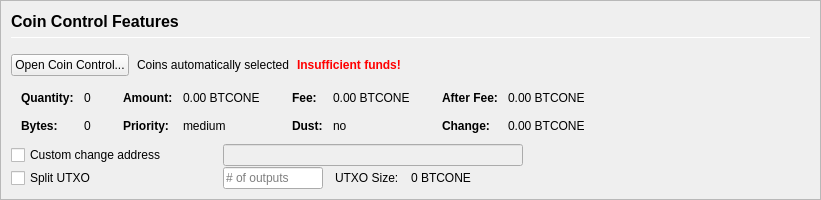
           <widget class="QFrame" name="frameCoinControl">
            <property name="sizePolicy">
             <sizepolicy hsizetype="Expanding" vsizetype="Expanding">
              <horstretch>0</horstretch>
              <verstretch>0</verstretch>
             </sizepolicy>
            </property>
            <property name="maximumSize">
             <size>
              <width>16777215</width>
              <height>16777215</height>
             </size>
            </property>
            <property name="frameShape">
             <enum>QFrame::StyledPanel</enum>
            </property>
            <property name="frameShadow">
             <enum>QFrame::Sunken</enum>
            </property>
            <layout class="QVBoxLayout" name="verticalLayoutCoinControl2">
             <property name="spacing">
              <number>0</number>
             </property>
             <property name="leftMargin">
              <number>0</number>
             </property>
             <property name="topMargin">
              <number>0</number>
             </property>
             <property name="rightMargin">
              <number>0</number>
             </property>
             <property name="bottomMargin">
              <number>0</number>
             </property>
             <item>
              <widget class="QFrame" name="frameCoinControl_BG">
               <layout class="QVBoxLayout" name="verticalLayoutCoinControl" stretch="0,0,0,0,0,0">
                <property name="spacing">
                 <number>1</number>
                </property>
                <property name="leftMargin">
                 <number>10</number>
                </property>
                <property name="topMargin">
                 <number>10</number>
                </property>
                <item>
                 <layout class="QHBoxLayout" name="horizontalLayoutCoinControl1">
                  <property name="bottomMargin">
                   <number>15</number>
                  </property>
                  <item>
                   <layout class="QVBoxLayout" name="verticalLayout_3">
                    <property name="spacing">
                     <number>6</number>
                    </property>
                    <item>
                     <widget class="QLabel" name="labelCoinControlFeatures">
                      <property name="sizePolicy">
                       <sizepolicy hsizetype="Preferred" vsizetype="Maximum">
                        <horstretch>0</horstretch>
                        <verstretch>0</verstretch>
                       </sizepolicy>
                      </property>
                      <property name="minimumSize">
                       <size>
                        <width>0</width>
                        <height>20</height>
                       </size>
                      </property>
                      <property name="font">
                       <font>
                        <pointsize>12</pointsize>
                        <weight>75</weight>
                        <bold>true</bold>
                       </font>
                      </property>
                      <property name="styleSheet">
                       <string notr="true">font-weight:bold;</string>
                      </property>
                      <property name="text">
                       <string>Coin Control Features</string>
                      </property>
                     </widget>
                    </item>
                    <item>
                     <widget class="Line" name="line">
                      <property name="minimumSize">
                       <size>
                        <width>0</width>
                        <height>1</height>
                       </size>
                      </property>
                      <property name="maximumSize">
                       <size>
                        <width>16777215</width>
                        <height>1</height>
                       </size>
                      </property>
                      <property name="orientation">
                       <enum>Qt::Horizontal</enum>
                      </property>
                     </widget>
                    </item>
                   </layout>
                  </item>
                 </layout>
                </item>
                <item>
                 <layout class="QHBoxLayout" name="horizontalLayoutCoinControl2" stretch="0,0,0,0">
                  <property name="spacing">
                   <number>8</number>
                  </property>
                  <property name="bottomMargin">
                   <number>10</number>
                  </property>
                  <item>
                   <widget class="QPushButton" name="pushButtonCoinControl">
                    <property name="styleSheet">
                     <string notr="true"/>
                    </property>
                    <property name="text">
                     <string>Open Coin Control...</string>
                    </property>
                    <property name="autoDefault">
                     <bool>false</bool>
                    </property>
                   </widget>
                  </item>
                  <item>
                   <widget class="QLabel" name="labelCoinControlAutomaticallySelected">
                    <property name="text">
                     <string>Coins automatically selected</string>
                    </property>
                    <property name="margin">
                     <number>5</number>
                    </property>
                   </widget>
                  </item>
                  <item>
                   <widget class="QLabel" name="labelCoinControlInsuffFunds">
                    <property name="font">
                     <font>
                      <weight>75</weight>
                      <bold>true</bold>
                     </font>
                    </property>
                    <property name="styleSheet">
                     <string notr="true">color:red;font-weight:bold;</string>
                    </property>
                    <property name="text">
                     <string>Insufficient funds!</string>
                    </property>
                    <property name="margin">
                     <number>5</number>
                    </property>
                   </widget>
                  </item>
                  <item>
                   <spacer name="horizontalSpacerCoinControl">
                    <property name="orientation">
                     <enum>Qt::Horizontal</enum>
                    </property>
                    <property name="sizeHint" stdset="0">
                     <size>
                      <width>40</width>
                      <height>1</height>
                     </size>
                    </property>
                   </spacer>
                  </item>
                 </layout>
                </item>
                <item>
                 <widget class="QWidget" name="widgetCoinControl" native="true">
                  <property name="sizePolicy">
                   <sizepolicy hsizetype="Preferred" vsizetype="Preferred">
                    <horstretch>0</horstretch>
                    <verstretch>0</verstretch>
                   </sizepolicy>
                  </property>
                  <property name="minimumSize">
                   <size>
                    <width>0</width>
                    <height>0</height>
                   </size>
                  </property>
                  <property name="styleSheet">
                   <string notr="true"/>
                  </property>
                  <layout class="QHBoxLayout" name="horizontalLayoutCoinControl5">
                   <property name="leftMargin">
                    <number>0</number>
                   </property>
                   <property name="topMargin">
                    <number>0</number>
                   </property>
                   <property name="rightMargin">
                    <number>0</number>
                   </property>
                   <property name="bottomMargin">
                    <number>0</number>
                   </property>
                   <item>
                    <layout class="QHBoxLayout" name="horizontalLayoutCoinControl3" stretch="0,0,0,1">
                     <property name="spacing">
                      <number>20</number>
                     </property>
                     <property name="topMargin">
                      <number>0</number>
                     </property>
                     <property name="bottomMargin">
                      <number>10</number>
                     </property>
                     <item>
                      <layout class="QFormLayout" name="formLayoutCoinControl1">
                       <property name="horizontalSpacing">
                        <number>10</number>
                       </property>
                       <property name="verticalSpacing">
                        <number>14</number>
                       </property>
                       <property name="leftMargin">
                        <number>10</number>
                       </property>
                       <property name="topMargin">
                        <number>4</number>
                       </property>
                       <property name="rightMargin">
                        <number>6</number>
                       </property>
                       <item row="0" column="0">
                        <widget class="QLabel" name="labelCoinControlQuantityText">
                         <property name="font">
                          <font>
                           <weight>75</weight>
                           <bold>true</bold>
                          </font>
                         </property>
                         <property name="text">
                          <string>Quantity:</string>
                         </property>
                         <property name="margin">
                          <number>0</number>
                         </property>
                        </widget>
                       </item>
                       <item row="0" column="1">
                        <widget class="QLabel" name="labelCoinControlQuantity">
                         <property name="cursor">
                          <cursorShape>IBeamCursor</cursorShape>
                         </property>
                         <property name="contextMenuPolicy">
                          <enum>Qt::ActionsContextMenu</enum>
                         </property>
                         <property name="text">
                          <string notr="true">0</string>
                         </property>
                         <property name="margin">
                          <number>0</number>
                         </property>
                         <property name="textInteractionFlags">
                          <set>Qt::LinksAccessibleByMouse|Qt::TextSelectableByKeyboard|Qt::TextSelectableByMouse</set>
                         </property>
                        </widget>
                       </item>
                       <item row="1" column="0">
                        <widget class="QLabel" name="labelCoinControlBytesText">
                         <property name="font">
                          <font>
                           <weight>75</weight>
                           <bold>true</bold>
                          </font>
                         </property>
                         <property name="text">
                          <string>Bytes:</string>
                         </property>
                        </widget>
                       </item>
                       <item row="1" column="1">
                        <widget class="QLabel" name="labelCoinControlBytes">
                         <property name="cursor">
                          <cursorShape>IBeamCursor</cursorShape>
                         </property>
                         <property name="contextMenuPolicy">
                          <enum>Qt::ActionsContextMenu</enum>
                         </property>
                         <property name="text">
                          <string notr="true">0</string>
                         </property>
                         <property name="textInteractionFlags">
                          <set>Qt::LinksAccessibleByMouse|Qt::TextSelectableByKeyboard|Qt::TextSelectableByMouse</set>
                         </property>
                        </widget>
                       </item>
                      </layout>
                     </item>
                     <item>
                      <layout class="QFormLayout" name="formLayoutCoinControl2">
                       <property name="horizontalSpacing">
                        <number>10</number>
                       </property>
                       <property name="verticalSpacing">
                        <number>14</number>
                       </property>
                       <property name="leftMargin">
                        <number>6</number>
                       </property>
                       <property name="topMargin">
                        <number>4</number>
                       </property>
                       <property name="rightMargin">
                        <number>6</number>
                       </property>
                       <item row="0" column="0">
                        <widget class="QLabel" name="labelCoinControlAmountText">
                         <property name="font">
                          <font>
                           <weight>75</weight>
                           <bold>true</bold>
                          </font>
                         </property>
                         <property name="text">
                          <string>Amount:</string>
                         </property>
                         <property name="margin">
                          <number>0</number>
                         </property>
                        </widget>
                       </item>
                       <item row="0" column="1">
                        <widget class="QLabel" name="labelCoinControlAmount">
                         <property name="cursor">
                          <cursorShape>IBeamCursor</cursorShape>
                         </property>
                         <property name="contextMenuPolicy">
                          <enum>Qt::ActionsContextMenu</enum>
                         </property>
                         <property name="text">
                          <string notr="true">0.00 BTCONE</string>
                         </property>
                         <property name="textInteractionFlags">
                          <set>Qt::LinksAccessibleByMouse|Qt::TextSelectableByKeyboard|Qt::TextSelectableByMouse</set>
                         </property>
                        </widget>
                       </item>
                       <item row="1" column="0">
                        <widget class="QLabel" name="labelCoinControlPriorityText">
                         <property name="font">
                          <font>
                           <weight>75</weight>
                           <bold>true</bold>
                          </font>
                         </property>
                         <property name="text">
                          <string>Priority:</string>
                         </property>
                        </widget>
                       </item>
                       <item row="1" column="1">
                        <widget class="QLabel" name="labelCoinControlPriority">
                         <property name="cursor">
                          <cursorShape>IBeamCursor</cursorShape>
                         </property>
                         <property name="contextMenuPolicy">
                          <enum>Qt::ActionsContextMenu</enum>
                         </property>
                         <property name="text">
                          <string>medium</string>
                         </property>
                         <property name="textInteractionFlags">
                          <set>Qt::LinksAccessibleByMouse|Qt::TextSelectableByKeyboard|Qt::TextSelectableByMouse</set>
                         </property>
                        </widget>
                       </item>
                      </layout>
                     </item>
                     <item>
                      <layout class="QFormLayout" name="formLayoutCoinControl3">
                       <property name="horizontalSpacing">
                        <number>10</number>
                       </property>
                       <property name="verticalSpacing">
                        <number>14</number>
                       </property>
                       <property name="leftMargin">
                        <number>6</number>
                       </property>
                       <property name="topMargin">
                        <number>4</number>
                       </property>
                       <property name="rightMargin">
                        <number>6</number>
                       </property>
                       <item row="0" column="0">
                        <widget class="QLabel" name="labelCoinControlFeeText">
                         <property name="font">
                          <font>
                           <weight>75</weight>
                           <bold>true</bold>
                          </font>
                         </property>
                         <property name="text">
                          <string>Fee:</string>
                         </property>
                         <property name="margin">
                          <number>0</number>
                         </property>
                        </widget>
                       </item>
                       <item row="0" column="1">
                        <widget class="QLabel" name="labelCoinControlFee">
                         <property name="cursor">
                          <cursorShape>IBeamCursor</cursorShape>
                         </property>
                         <property name="contextMenuPolicy">
                          <enum>Qt::ActionsContextMenu</enum>
                         </property>
                         <property name="text">
                          <string notr="true">0.00 BTCONE</string>
                         </property>
                         <property name="textInteractionFlags">
                          <set>Qt::LinksAccessibleByMouse|Qt::TextSelectableByKeyboard|Qt::TextSelectableByMouse</set>
                         </property>
                        </widget>
                       </item>
                       <item row="1" column="0">
                        <widget class="QLabel" name="labelCoinControlLowOutputText">
                         <property name="font">
                          <font>
                           <weight>75</weight>
                           <bold>true</bold>
                          </font>
                         </property>
                         <property name="text">
                          <string>Dust:</string>
                         </property>
                        </widget>
                       </item>
                       <item row="1" column="1">
                        <widget class="QLabel" name="labelCoinControlLowOutput">
                         <property name="cursor">
                          <cursorShape>IBeamCursor</cursorShape>
                         </property>
                         <property name="contextMenuPolicy">
                          <enum>Qt::ActionsContextMenu</enum>
                         </property>
                         <property name="text">
                          <string>no</string>
                         </property>
                         <property name="textInteractionFlags">
                          <set>Qt::LinksAccessibleByMouse|Qt::TextSelectableByKeyboard|Qt::TextSelectableByMouse</set>
                         </property>
                        </widget>
                       </item>
                      </layout>
                     </item>
                     <item>
                      <layout class="QFormLayout" name="formLayoutCoinControl4">
                       <property name="horizontalSpacing">
                        <number>10</number>
                       </property>
                       <property name="verticalSpacing">
                        <number>14</number>
                       </property>
                       <property name="leftMargin">
                        <number>6</number>
                       </property>
                       <property name="topMargin">
                        <number>4</number>
                       </property>
                       <property name="rightMargin">
                        <number>6</number>
                       </property>
                       <item row="0" column="0">
                        <widget class="QLabel" name="labelCoinControlAfterFeeText">
                         <property name="font">
                          <font>
                           <weight>75</weight>
                           <bold>true</bold>
                          </font>
                         </property>
                         <property name="text">
                          <string>After Fee:</string>
                         </property>
                         <property name="margin">
                          <number>0</number>
                         </property>
                        </widget>
                       </item>
                       <item row="0" column="1">
                        <widget class="QLabel" name="labelCoinControlAfterFee">
                         <property name="cursor">
                          <cursorShape>IBeamCursor</cursorShape>
                         </property>
                         <property name="contextMenuPolicy">
                          <enum>Qt::ActionsContextMenu</enum>
                         </property>
                         <property name="text">
                          <string notr="true">0.00 BTCONE</string>
                         </property>
                         <property name="textInteractionFlags">
                          <set>Qt::LinksAccessibleByMouse|Qt::TextSelectableByKeyboard|Qt::TextSelectableByMouse</set>
                         </property>
                        </widget>
                       </item>
                       <item row="1" column="0">
                        <widget class="QLabel" name="labelCoinControlChangeText">
                         <property name="font">
                          <font>
                           <weight>75</weight>
                           <bold>true</bold>
                          </font>
                         </property>
                         <property name="text">
                          <string>Change:</string>
                         </property>
                        </widget>
                       </item>
                       <item row="1" column="1">
                        <widget class="QLabel" name="labelCoinControlChange">
                         <property name="cursor">
                          <cursorShape>IBeamCursor</cursorShape>
                         </property>
                         <property name="contextMenuPolicy">
                          <enum>Qt::ActionsContextMenu</enum>
                         </property>
                         <property name="text">
                          <string notr="true">0.00 BTCONE</string>
                         </property>
                         <property name="textInteractionFlags">
                          <set>Qt::LinksAccessibleByMouse|Qt::TextSelectableByKeyboard|Qt::TextSelectableByMouse</set>
                         </property>
                        </widget>
                       </item>
                      </layout>
                     </item>
                    </layout>
                   </item>
                  </layout>
                 </widget>
                </item>
                <item>
                 <layout class="QHBoxLayout" name="horizontalLayoutCoinControl4">
                  <property name="spacing">
                   <number>12</number>
                  </property>
                  <property name="sizeConstraint">
                   <enum>QLayout::SetDefaultConstraint</enum>
                  </property>
                  <property name="topMargin">
                   <number>0</number>
                  </property>
                  <property name="rightMargin">
                   <number>0</number>
                  </property>
                  <item>
                   <widget class="QCheckBox" name="checkBoxCoinControlChange">
                    <property name="sizePolicy">
                     <sizepolicy hsizetype="Preferred" vsizetype="Preferred">
                      <horstretch>0</horstretch>
                      <verstretch>0</verstretch>
                     </sizepolicy>
                    </property>
                    <property name="minimumSize">
                     <size>
                      <width>200</width>
                      <height>0</height>
                     </size>
                    </property>
                    <property name="maximumSize">
                     <size>
                      <width>200</width>
                      <height>16777215</height>
                     </size>
                    </property>
                    <property name="toolTip">
                     <string>If this is activated, but the change address is empty or invalid, change will be sent to a newly generated address.</string>
                    </property>
                    <property name="text">
                     <string>Custom change address</string>
                    </property>
                   </widget>
                  </item>
                  <item>
                   <widget class="QValidatedLineEdit" name="lineEditCoinControlChange">
                    <property name="enabled">
                     <bool>false</bool>
                    </property>
                    <property name="sizePolicy">
                     <sizepolicy hsizetype="Preferred" vsizetype="Preferred">
                      <horstretch>0</horstretch>
                      <verstretch>0</verstretch>
                     </sizepolicy>
                    </property>
                    <property name="minimumSize">
                     <size>
                      <width>300</width>
                      <height>0</height>
                     </size>
                    </property>
                   </widget>
                  </item>
                  <item>
                   <widget class="QLabel" name="labelCoinControlChangeLabel">
                    <property name="sizePolicy">
                     <sizepolicy hsizetype="Preferred" vsizetype="Preferred">
                      <horstretch>0</horstretch>
                      <verstretch>0</verstretch>
                     </sizepolicy>
                    </property>
                    <property name="minimumSize">
                     <size>
                      <width>100</width>
                      <height>0</height>
                     </size>
                    </property>
                    <property name="text">
                     <string/>
                    </property>
                    <property name="margin">
                     <number>3</number>
                    </property>
                   </widget>
                  </item>
                 </layout>
                </item>
                <item>
                 <layout class="QHBoxLayout" name="horizontalLayoutCoinControl6">
                  <property name="spacing">
                   <number>12</number>
                  </property>
                  <property name="rightMargin">
                   <number>0</number>
                  </property>
                  <item>
                   <widget class="QCheckBox" name="splitBlockCheckBox">
                    <property name="sizePolicy">
                     <sizepolicy hsizetype="Preferred" vsizetype="Preferred">
                      <horstretch>0</horstretch>
                      <verstretch>0</verstretch>
                     </sizepolicy>
                    </property>
                    <property name="minimumSize">
                     <size>
                      <width>200</width>
                      <height>0</height>
                     </size>
                    </property>
                    <property name="maximumSize">
                     <size>
                      <width>200</width>
                      <height>16777215</height>
                     </size>
                    </property>
                    <property name="text">
                     <string>Split UTXO</string>
                    </property>
                   </widget>
                  </item>
                  <item>
                   <widget class="QLineEdit" name="splitBlockLineEdit">
                    <property name="sizePolicy">
                     <sizepolicy hsizetype="Preferred" vsizetype="Preferred">
                      <horstretch>50</horstretch>
                      <verstretch>0</verstretch>
                     </sizepolicy>
                    </property>
                    <property name="minimumSize">
                     <size>
                      <width>100</width>
                      <height>0</height>
                     </size>
                    </property>
                    <property name="maximumSize">
                     <size>
                      <width>100</width>
                      <height>16777215</height>
                     </size>
                    </property>
                    <property name="placeholderText">
                     <string># of outputs</string>
                    </property>
                   </widget>
                  </item>
                  <item>
                   <widget class="QLabel" name="labelBlockSizeText">
                    <property name="text">
                     <string>UTXO Size:</string>
                    </property>
                   </widget>
                  </item>
                  <item>
                   <widget class="QLabel" name="labelBlockSize">
                    <property name="text">
                     <string>0 BTCONE</string>
                    </property>
                   </widget>
                  </item>
                  <item>
                   <spacer name="horizontalSpacer_7">
                    <property name="orientation">
                     <enum>Qt::Horizontal</enum>
                    </property>
                    <property name="sizeHint" stdset="0">
                     <size>
                      <width>40</width>
                      <height>20</height>
                     </size>
                    </property>
                   </spacer>
                  </item>
                 </layout>
                </item>
                <item>
                 <spacer name="verticalSpacerCoinControl">
                  <property name="orientation">
                   <enum>Qt::Vertical</enum>
                  </property>
                  <property name="sizeHint" stdset="0">
                   <size>
                    <width>800</width>
                    <height>1</height>
                   </size>
                  </property>
                 </spacer>
                </item>
               </layout>
              </widget>
             </item>
            </layout>
           </widget>
